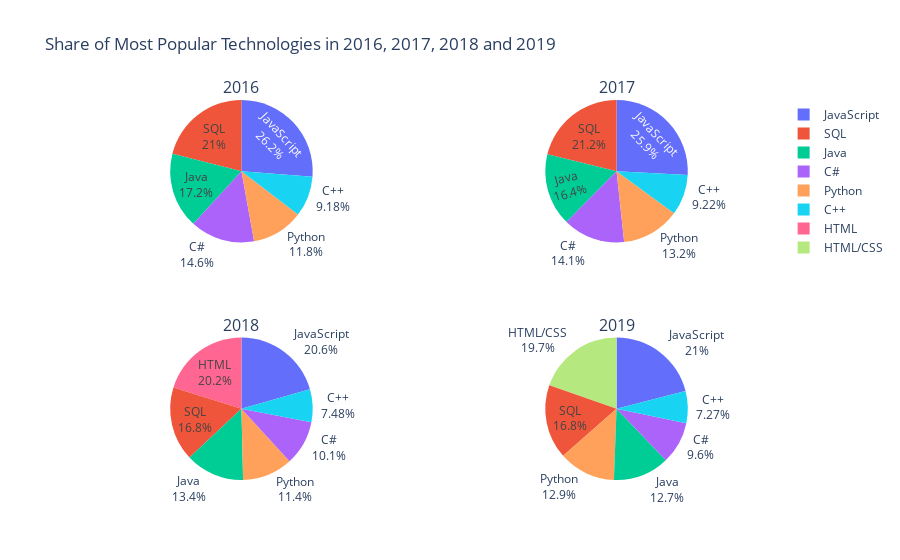

The notebook cell saved with this chart:
### Markdown cell above
# Top percentage-wise programming languages in 2016, 2017, 2018 and 2019

### Code cell
# Create subplots, using 'domain' type for pie charts
specs = [[{'type':'domain'}, {'type':'domain'}],[{'type':'domain'},{'type':'domain'}]]
fig = make_subplots(rows=2, cols=2, specs=specs, subplot_titles=('2016','2017','2018','2019'))


fig.add_trace(go.Pie(labels=languages_2016.New_column,values= languages_2016['Count%2016']),1,1)

fig.add_trace(go.Pie(labels=languages_2017.New_column,values= languages_2017['Count%2017']),1,2)

fig.add_trace(go.Pie(labels=languages_2018.New_column,values= languages_2018['Count%2018']),2,1)

fig.add_trace(go.Pie(labels=languages_2019.New_column,values= languages_2019['Count%2019']),2,2)


fig.update_traces(textinfo='percent+label')
fig.update_layout(title_text="Share of Most Popular Technologies in 2016, 2017, 2018 and 2019")

fig.show()

### Figure 1 — Plotly figure (JSON) as saved in the notebook; plotly's stock layout.template omitted (floating-point values rounded to 4 significant figures)
{"data": [{"domain": {"x": [0, 0.45], "y": [0.625, 1]}, "labels": ["JavaScript", "SQL", "Java", "C#", "Python", "C++"], "textinfo": "percent+label", "type": "pie", "values": [0.2622, 0.2104, 0.1718, 0.1463, 0.1176, 0.0918]}, {"domain": {"x": [0.55, 1], "y": [0.625, 1]}, "labels": ["JavaScript", "SQL", "Java", "C#", "Python", "C++"], "textinfo": "percent+label", "type": "pie", "values": [0.2585, 0.2119, 0.1641, 0.141, 0.1323, 0.09216]}, {"domain": {"x": [0, 0.45], "y": [0, 0.375]}, "labels": ["JavaScript", "HTML", "SQL", "Java", "Python", "C#", "C++"], "textinfo": "percent+label", "type": "pie", "values": [0.2058, 0.2018, 0.1681, 0.1337, 0.1143, 0.1014, 0.07479]}, {"domain": {"x": [0.55, 1], "y": [0, 0.375]}, "labels": ["JavaScript", "HTML/CSS", "SQL", "Python", "Java", "C#", "C++"], "textinfo": "percent+label", "type": "pie", "values": [0.2098, 0.1965, 0.1685, 0.1291, 0.1273, 0.09602, 0.07273]}], "layout": {"annotations": [{"font": {"size": 16}, "showarrow": false, "text": "2016", "x": 0.225, "xanchor": "center", "xref": "paper", "y": 1, "yanchor": "bottom", "yref": "paper"}, {"font": {"size": 16}, "showarrow": false, "text": "2017", "x": 0.775, "xanchor": "center", "xref": "paper", "y": 1, "yanchor": "bottom", "yref": "paper"}, {"font": {"size": 16}, "showarrow": false, "text": "2018", "x": 0.225, "xanchor": "center", "xref": "paper", "y": 0.375, "yanchor": "bottom", "yref": "paper"}, {"font": {"size": 16}, "showarrow": false, "text": "2019", "x": 0.775, "xanchor": "center", "xref": "paper", "y": 0.375, "yanchor": "bottom", "yref": "paper"}], "title": {"text": "Share of Most Popular Technologies in 2016, 2017, 2018 and 2019"}}}
